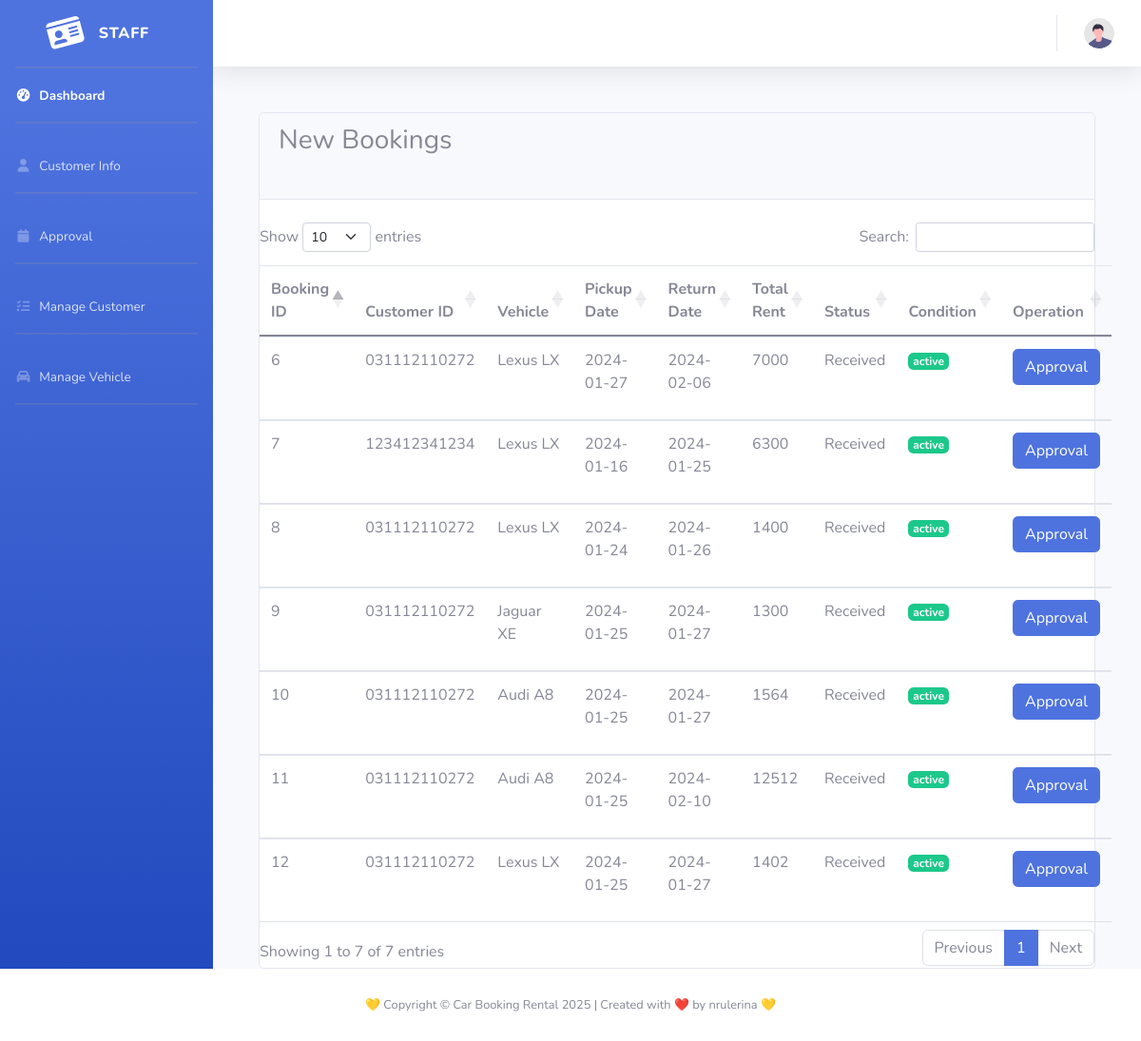
Page /rental/staffapproval.php (signed in) on the committed database.
### tables this page shows
CREATE TABLE `tb_booking` (
  `b_id` int(10) NOT NULL,
  `b_ic` varchar(15) NOT NULL,
  `b_req` varchar(10) NOT NULL,
  `b_pdate` date NOT NULL,
  `b_rdate` date NOT NULL,
  `b_total` float NOT NULL,
  `b_status` int(2) NOT NULL,
  `b_cond` varchar(10) DEFAULT 'active'
);

CREATE TABLE `tb_vehicle` (
  `v_req` varchar(10) NOT NULL,
  `v_model` varchar(50) NOT NULL,
  `v_type` varchar(20) NOT NULL,
  `v_color` varchar(20) DEFAULT NULL,
  `v_price` float NOT NULL,
  `v_status` enum('active','inactive') DEFAULT 'active'
);

CREATE TABLE `tb_status` (
  `s_id` int(2) NOT NULL,
  `s_desc` varchar(20) NOT NULL
);

### rental/staffapproval.php (the view, shortened to what this page needs)
<?php
include('dbconnect.php');
$sql = "SELECT * FROM tb_booking
        LEFT JOIN tb_vehicle ON tb_booking.b_req=tb_vehicle.v_req
        LEFT JOIN tb_status ON tb_booking.b_status=tb_status.s_id
        WHERE b_status ='1' AND b_cond='active'";
$result = mysqli_query($con, $sql);
?>
<!DOCTYPE html>
<html lang="en">
<head>
  <link rel="stylesheet" href="https://maxcdn.bootstrapcdn.com/bootstrap/5.0.0/css/bootstrap.min.css">
  <link rel="stylesheet" href="https://cdn.datatables.net/1.10.25/css/dataTables.bootstrap5.min.css">
</head>
<body>
  <div id="wrapper">
    <?php include 'sidebar2.php'; ?>
    <div id="content-wrapper" class="d-flex flex-column">
      <div id="content">
        <?php include 'topbar2.php'; ?>
        <div class="container-fluid">
          <div class="container">
            <br>
            <br>
             <div class="card card-position">
              <div class="card-header">
            <h3>New Bookings</h3><br>
            </div>
            <br>
            <table id="bookingTable" class="table table-hover">
              <thead>
                <tr>
                  <th scope="col">Booking ID</th>
                  <th scope="col">Customer ID</th>
                  <th scope="col">Vehicle</th>
                  <th scope="col">Pickup Date</th>
                  <th scope="col">Return Date</th>
                  <th scope="col">Total Rent</th>
                  <th scope="col">Status</th>
                  <th scope="col">Condition</th>
                  <th scope="col">Operation</th>
                </tr>
              </thead>
              <tbody>
                <?php
                while ($row = mysqli_fetch_array($result)) {
                  echo "<tr>";
                  echo " <td>" . $row['b_id'] . "</td>";
                  echo " <td>" . $row['b_ic'] . "</td>";
                  echo " <td>" . $row['v_model'] . "</td>";
                  echo " <td>" . $row['b_pdate'] . "</td>";
                  echo " <td>" . $row['b_rdate'] . "</td>";
                  echo " <td>" . $row['b_total'] . "</td>";
                  echo " <td>" . $row['s_desc'] . "</td>";
                  if ($row['b_cond'] == 'active') {
    echo '<td><span class="badge badge-success">' . $row['b_cond'] . '</span></td>';
}
                  echo " <td>";
                  echo "<a href='staffapprovaldetails.php?id=" . $row['b_id'] . "'class='btn btn-primary'>Approval</a>&nbsp";
                  echo " </td>";
                  echo "</tr>";
                }
                ?>
              </tbody>
            </table>
          </div>
        </div>
      </div>
    </div>
  </div>
</div>
  <?php
  include 'footer.php';
  ?>
</body>
</html>

### rows in the picture
tb_booking: b_id "6", b_ic "031112110272", b_req.v_model "Lexus LX", b_pdate "2024-01-27", b_rdate "2024-02-06", b_total "7000", b_status.s_desc "Received", b_cond "active"
tb_booking: b_id "7", b_ic "123412341234", b_req.v_model "Lexus LX", b_pdate "2024-01-16", b_rdate "2024-01-25", b_total "6300", b_status.s_desc "Received", b_cond "active"
tb_booking: b_id "8", b_ic "031112110272", b_req.v_model "Lexus LX", b_pdate "2024-01-24", b_rdate "2024-01-26", b_total "1400", b_status.s_desc "Received", b_cond "active"
tb_booking: b_id "9", b_ic "031112110272", b_req.v_model "Jaguar XE", b_pdate "2024-01-25", b_rdate "2024-01-27", b_total "1300", b_status.s_desc "Received", b_cond "active"
tb_booking: b_id "10", b_ic "031112110272", b_req.v_model "Audi A8", b_pdate "2024-01-25", b_rdate "2024-01-27", b_total "1564", b_status.s_desc "Received", b_cond "active"
tb_booking: b_id "11", b_ic "031112110272", b_req.v_model "Audi A8", b_pdate "2024-01-25", b_rdate "2024-02-10", b_total "12512", b_status.s_desc "Received", b_cond "active"
tb_booking: b_id "12", b_ic "031112110272", b_req.v_model "Lexus LX", b_pdate "2024-01-25", b_rdate "2024-01-27", b_total "1402", b_status.s_desc "Received", b_cond "active"
